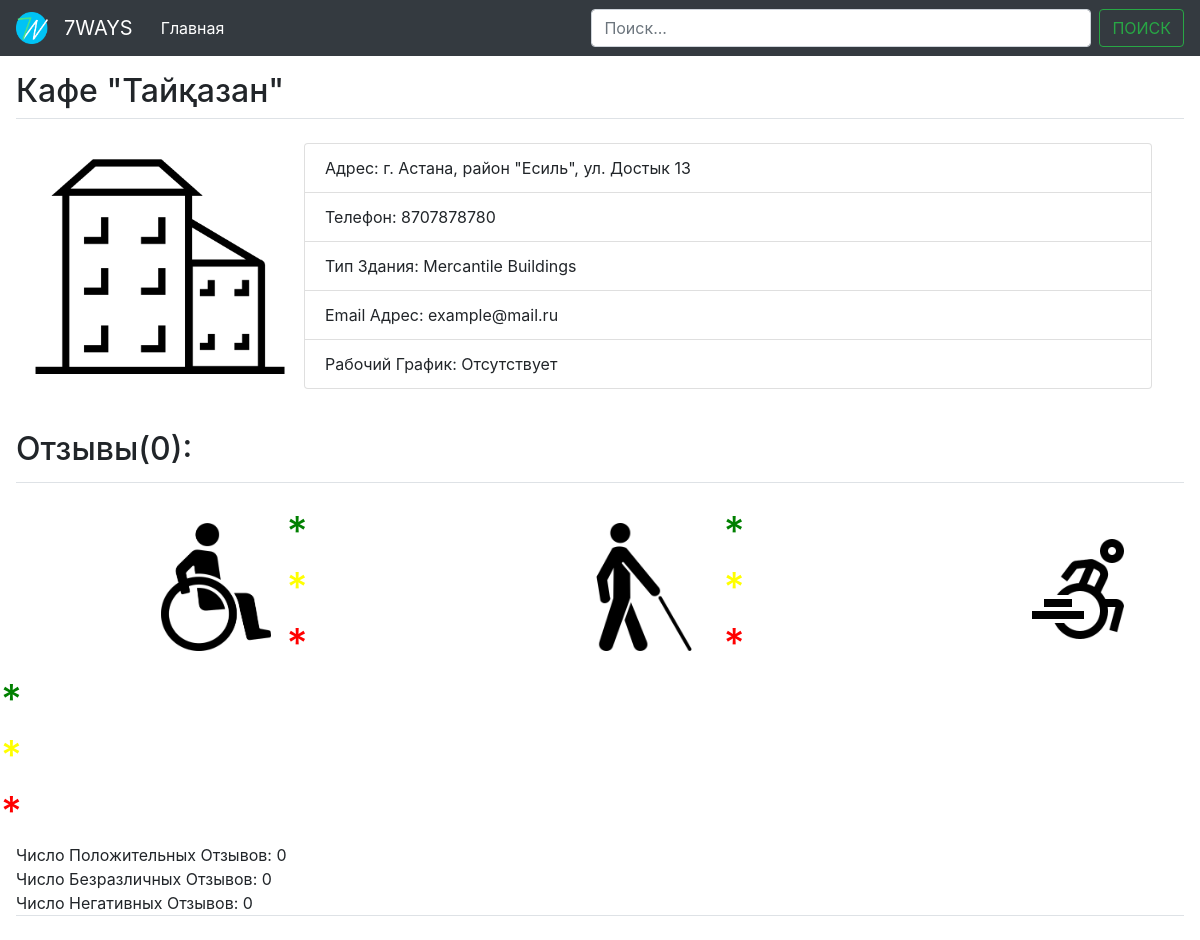
Screenshot of /3/ with the database file from the repository.
### SevenWAYS/MainApp/models.py (models this page shows)
class Place(models.Model):
    place_name = models.CharField(max_length=1000)
    place_phone = models.CharField(default="", max_length=100, blank=True)
    place_address = models.TextField(default="", max_length=100, blank=True)
    place_building_type = MultiSelectField(choices=building_type, max_choices=1, default=None)
    place_email = models.CharField(default="", max_length=100, null=True, blank=True)

### SevenWAYS/MainApp/views.py (the view, shortened to what this page needs)
# urls.py: path('<int:place_id>/', views.place_details, name="place_det"),
def place_details(request, place_id):
    place = get_object_or_404(Place, pk=place_id)
    place.save()
    work_time = WorkTime.objects.filter(place_id=place_id)
    comments = Review.objects.filter(place_id=place_id)
    place_image = PlaceImages.objects.filter(place_id=place_id)
    good_comments = []
    tolerable_comments = []
    impossible_comments = []
    return render(request, "MainApp/place_page.html", {'place': place,
                                                       'work_time': work_time,
                                                       'comments': comments,
                                                       'place_image': place_image,
                                                       'good_comments': good_comments.__len__(),
                                                       'tolerable_comments': tolerable_comments.__len__(),
                                                       'impossible_comments': impossible_comments.__len__(),
                                                       })

### SevenWAYS/MainApp/templates/MainApp/place_page.html (shortened to what this page needs)
<!DOCTYPE html>
<html lang="en">
<head>
    <link rel="stylesheet" href="https://maxcdn.bootstrapcdn.com/bootstrap/4.0.0/css/bootstrap.min.css">
    <link rel="stylesheet" href="/static/css/style.css"/>
</head>
<body>
<nav class="navbar navbar-expand-lg navbar-dark bg-dark">
    <img class="main-logo" src="/static/logotype/7WaysLogoPrototype2.png" width="32" height="32">
    <p class="navbar-brand" >7WAYS</p>
    <div class="collapse navbar-collapse" id="navbarSupportedContent">
        <ul class="navbar-nav mr-auto">
            <li class="nav-item active">
                <a class="nav-link" href="{% url 'MainApp:index' %}">Главная <span class="sr-only">(current)</span></a>
            </li>
        </ul>
        <form class="form-inline my-2 my-lg-0">
            <input class="form-control mr-sm-2" type="search" placeholder="Поиск..." aria-label="Search">
            <button class="btn btn-outline-success my-2 my-sm-0" type="submit">ПОИСК</button>
        </form>
    </div>
</nav>
{% block content %}
    <div class="content" >
        <legend class="border-bottom mb-4"> <h2>{{ place.place_name }} </h2></legend>
        <div class="place_img float-left">
            {% if place_image %}
                {% for img in place_image %}
                    <img src="{{ img.place_img.url }}">
                {% endfor %}
            {% else %}
                <img class="place_img" src="/static/sketches/house_v1.png" >
            {% endif %}
        </div>
        <div class="place_info">
            <ul class="list-group">
                <li class="list-group-item">Адрес: {% if place.place_address %} {{ place.place_address }}
                {% else %} {{ "Отсутствует" }}
                {%   endif %}</li>
                <li class="list-group-item">Телефон:  {% if place.place_phone %} {{ place.place_phone }}
                {% else %} {{ "Отсутствует" }}
                {%   endif %}</li>
                <li class="list-group-item">Тип Здания: {% if place.place_building_type %} {{ place.place_building_type }}
                {% else %} {{ "Отсутствует" }}
                {%   endif %}</li>
                <li class="list-group-item">Email Адрес: {% if place.place_email %} {{ place.place_email }}
                {% else %} {{ "Отсутствует" }}
                {%   endif %}</li>
                <li class="list-group-item">Рабочий График: {% if work_time %}
                    {% for time in work_time %}
                        <div class="timelist">
                            {{ time.start_time|time:"H:i" }} - {{ time.end_time|time:"H:i" }} : {{ time.working_days }}</div>
                    {% endfor %}
                {% else %} {{ "Отсутствует" }}
                {% endif %}</li>
            </ul>
        </div>
    </div>
    <div class="content">
        <div class="comment-section">
            <legend class="border-bottom mb-4">
                <div class="navbar-brand" style="margin-top: 1em"> <h2>Отзывы({{ comments.count }}): </h2></div></legend>
            <div class="row">
                <div class="column">
                    <img class="place_det_rating_img" src="/static/inapp%20sketches/wheelchair_man_rating.jpg">
                </div>
                <div class="column" style="margin-left: 0; margin-right: 7em">
                    <h1 style="color: green">*</h1>
                    <h1 style="color: yellow">*</h1>
                    <h1 style="color: red">*</h1>
                </div>
                <div class="column">
                    <img class="place_det_rating_img" src="/static/inapp%20sketches/caneman_rating.jpg">
                </div>
                <div class="column" style="margin-left: 0; margin-right: 7em">
                    <h1 style="color: green">*</h1>
                    <h1 style="color: yellow">*</h1>
                    <h1 style="color: red">*</h1>
                </div>
                <div class="column">
                    <img class="place_det_rating_img" src="/static/inapp%20sketches/electrowheelman_rating.jpg">
                </div>
                <div class="column" style="margin-left: 0; margin-right: 7em">
                    <h1 style="color: green">*</h1>
                    <h1 style="color: yellow">*</h1>
                    <h1 style="color: red">*</h1>
                </div>
            </div>
            <div class="comment-counter">Число Положительных Отзывов: {{ good_comments }}</div>
            <div class="comment-counter">Число Безразличных Отзывов: {{ tolerable_comments }}</div>
            <div class="comment-counter">Число Негативных Отзывов: {{ impossible_comments }}</div>
            <legend class="border-bottom mb-4"></legend>
        </div>
    </div>
{% endblock %}
</body>
</html>

### SevenWAYS/static/css/style.css (style rules this page uses)
input.form-control { width: 500px!important; }
.navbar-brand { margin: 0; margin-right: 1em; -webkit-touch-callout: none; -webkit-user-select: none; -khtml-user-select: none; -moz-user-select: none; -ms-user-select: none; user-select: none; }
.content { margin: 1em; }
.main-logo { margin-right: 1em; }
.place_info { margin-left: 1em; margin-right: 2em; }
img.place_img { width: 16em; margin: 1em; }
.place_det_rating_img { height: 8em; margin: 1em; }
.column { margin-left: 9em; }

### rows the page displays
Place: place_name "Кафе \"Тайқазан\"", place_address "г. Астана, район \"Есиль\", ул. Достык 13", place_phone "8707878780", place_building_type "Mercantile Buildings", place_email "example@mail.ru"

### other values shown
{{ "Отсутствует" }} "Отсутствует"
{{ comments.count }} "0"
{{ good_comments }} "0"
{{ tolerable_comments }} "0"
{{ impossible_comments }} "0"
